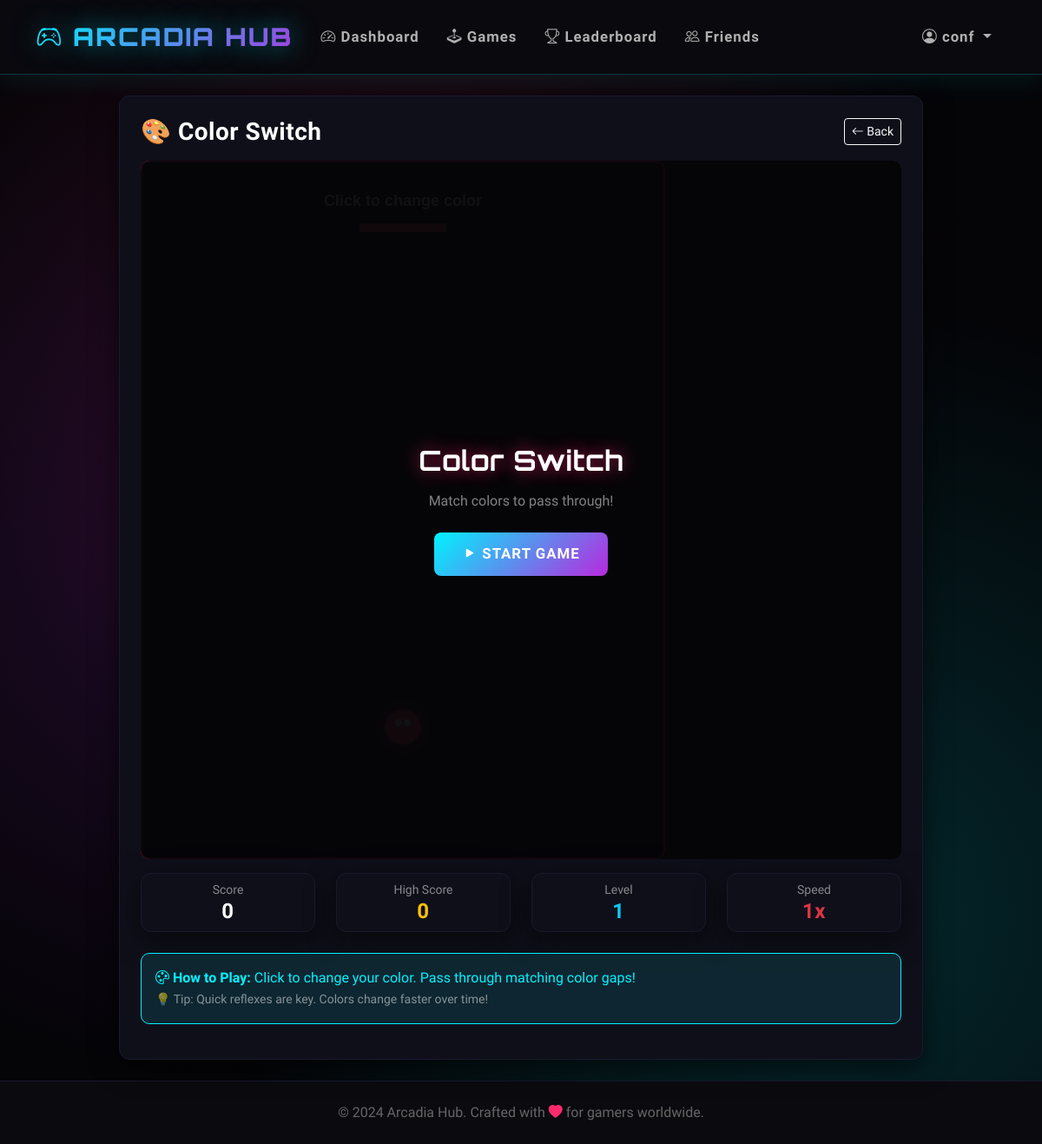
Screenshot of /game/colorswitch (signed in) with the database file from the repository.
### tables this page shows
CREATE TABLE users (user_id INTEGER PRIMARY KEY AUTOINCREMENT, username TEXT UNIQUE NOT NULL, password_hash TEXT NOT NULL, email TEXT UNIQUE NOT NULL, created_at TIMESTAMP DEFAULT CURRENT_TIMESTAMP, last_login DATE, streak INTEGER DEFAULT 0, coins INTEGER DEFAULT 100, total_games_played INTEGER DEFAULT 0, total_score INTEGER DEFAULT 0, avatar_config TEXT, settings_config TEXT DEFAULT '{"theme": "dark", "sound": true, "notifications": true}', xp INTEGER DEFAULT 0, player_level INTEGER DEFAULT 1);

CREATE TABLE games (game_id INTEGER PRIMARY KEY AUTOINCREMENT, game_key TEXT UNIQUE NOT NULL, name TEXT NOT NULL, category TEXT, difficulty TEXT, play_count INTEGER DEFAULT 0, icon TEXT, color TEXT);

### app.py (the view)
@app.route('/game/<game_key>')
@login_required
def play_game(game_key):
    game = db.fetch_one("SELECT * FROM games WHERE game_key = ?", (game_key,))
    if not game:
        flash('Game not found', 'danger')
        return redirect(url_for('games'))
    return render_template(f'games/{game_key}.html', game=game)

### app.py (called while the page is built)
def login_required(f):
    @wraps(f)
    def decorated_function(*args, **kwargs):
        if 'user_id' not in session:
            flash('Please log in to access this page', 'warning')
            return redirect(url_for('login'))
        session.permanent = True
        return f(*args, **kwargs)
    return decorated_function

@app.before_request
def load_user():
    if 'user_id' in session:
        user = db.fetch_one("SELECT * FROM users WHERE user_id = ?", (session['user_id'],))
        if user:
            session.permanent = True

    def fetch_one(self, query, params=()):
        try:
            self.cursor.execute(query, params)
            return self.cursor.fetchone()
        except Exception as e:
            logger.error(f"Database fetch_one error: {e}\nQuery: {query}")
            raise

### templates/games/colorswitch.html (shortened to what this page needs)
{% extends "base.html" %}
{% block content %}
<div class="row justify-content-center">
    <div class="col-md-10">
        <div class="card p-4">
            <div class="d-flex justify-content-between align-items-center mb-3">
                <h3 class="text-white mb-0">{{ game.icon }} {{ game.name }}</h3>
                <a href="{{ url_for('games') }}" class="btn btn-sm btn-outline-light">
                    <i class="bi bi-arrow-left"></i> Back
                </a>
            </div>
            <div class="text-center mb-3 position-relative">
                <div id="gameOverlay" class="position-absolute top-0 start-0 w-100 h-100 d-flex flex-column align-items-center justify-content-center" style="background: rgba(5,5,8,0.95); border-radius: 10px; z-index: 10;">
                    <h2 class="text-white mb-3" id="overlayTitle" style="font-family: 'Orbitron', sans-serif; text-shadow: 0 0 20px rgba(233,30,99,0.8);">Color Switch</h2>
                    <p class="text-white-50 mb-4" id="overlaySubtitle">Match colors to pass through!</p>
                    <button id="startBtn" class="btn btn-accent btn-lg pulse-glow">
                        <i class="bi bi-play-fill"></i> Start Game
                    </button>
                </div>
            </div>
            <div class="row mb-3">
                <div class="col-md-3 col-6 mb-2">
                    <div class="card bg-dark border-secondary p-2 text-center">
                        <small class="text-white-50">Score</small>
                        <h4 class="text-white mb-0" id="currentScore">0</h4>
                    </div>
                </div>
                <div class="col-md-3 col-6 mb-2">
                    <div class="card bg-dark border-secondary p-2 text-center">
                        <small class="text-white-50">High Score</small>
                        <h4 class="text-warning mb-0" id="highScore">0</h4>
                    </div>
                </div>
                <div class="col-md-3 col-6 mb-2">
                    <div class="card bg-dark border-secondary p-2 text-center">
                        <small class="text-white-50">Level</small>
                        <h4 class="text-info mb-0" id="level">1</h4>
                    </div>
                </div>
                <div class="col-md-3 col-6 mb-2">
                    <div class="card bg-dark border-secondary p-2 text-center">
                        <small class="text-white-50">Speed</small>
                        <h4 class="text-danger mb-0" id="speed">1x</h4>
                    </div>
                </div>
            </div>
            <div class="alert alert-info">
                <strong><i class="bi bi-palette"></i> How to Play:</strong> Click to change your color. Pass through matching color gaps!
                <br><small class="text-white-50">💡 Tip: Quick reflexes are key. Colors change faster over time!</small>
            </div>
        </div>
    </div>
</div>
{% endblock %}

### templates/base.html (shortened to what this page needs)
<!DOCTYPE html>
<html lang="en" data-bs-theme="dark">
<head>
    <link href="https://cdn.jsdelivr.net/npm/bootstrap@5.3.0/dist/css/bootstrap.min.css" rel="stylesheet">
    <link rel="stylesheet" href="https://cdn.jsdelivr.net/npm/bootstrap-icons@1.10.0/font/bootstrap-icons.css">
</head>
<body>
    <nav class="navbar navbar-expand-lg navbar-dark sticky-top">
        <div class="container">
            <a class="navbar-brand" href="{{ url_for('dashboard') }}">
                <i class="bi bi-controller"></i> ARCADIA HUB
            </a>
            {% if session.user_id %}
            <div class="collapse navbar-collapse" id="navbarNav">
                <ul class="navbar-nav me-auto">
                    <li class="nav-item">
                        <a class="nav-link" href="{{ url_for('dashboard') }}">
                            <i class="bi bi-speedometer2"></i> Dashboard
                        </a>
                    </li>
                    <li class="nav-item">
                        <a class="nav-link" href="{{ url_for('games') }}">
                            <i class="bi bi-joystick"></i> Games
                        </a>
                    </li>
                    <li class="nav-item">
                        <a class="nav-link" href="{{ url_for('leaderboard') }}">
                            <i class="bi bi-trophy"></i> Leaderboard
                        </a>
                    </li>
                    <li class="nav-item">
                        <a class="nav-link" href="{{ url_for('friends') }}">
                            <i class="bi bi-people"></i> Friends
                        </a>
                    </li>
                </ul>
                <ul class="navbar-nav">
                    <li class="nav-item dropdown">
                        <a class="nav-link dropdown-toggle" href="#" role="button" data-bs-toggle="dropdown">
                            <i class="bi bi-person-circle"></i> {{ session.username }}
                        </a>
                    </li>
                </ul>
            </div>
            {% endif %}
        </div>
    </nav>
    <main class="py-4">
        <div class="container">
            {% block content %}{% endblock %}
        </div>
    </main>
    <footer class="py-4 mt-auto">
        <div class="container text-center">
            <p class="mb-0" style="color: #666;">
                &copy; 2024 Arcadia Hub. Crafted with <i class="bi bi-heart-fill" style="color: var(--neon-pink);"></i> for gamers worldwide.
            </p>
        </div>
    </footer>
</body>
</html>

### templates/base.html (style rules this page uses)
* { margin: 0; padding: 0; box-sizing: border-box; }
:root { --neon-blue: #00f3ff; --neon-purple: #b829dd; --neon-pink: #ff2a6d; --neon-green: #05ffa1; --dark-bg: #0a0a0f; --darker-bg: #050508; --card-bg: #0f0f1a; --card-border: #1a1a2e; }
body { min-height: 100vh; background: var(--darker-bg); font-family: 'Rajdhani', sans-serif; color: #e0e0e0; overflow-x: hidden; }
body::before { content: ''; position: fixed; top: 0; left: 0; width: 100%; height: 100%; background: radial-gradient(circle at 20% 50%, rgba(184, 41, 221, 0.15) 0%, transparent 50%), radial-gradient(circle at 80% 80%, rgba(0, 243, 255, 0.15) 0%, transparent 50%), radial-gradient(circle at 40% 20%, rgba(255, 42, 109, 0.1) 0%, transparent 50%); pointer-events: none; z-index: -1; }
.navbar { background: rgba(10, 10, 15, 0.95) !important; backdrop-filter: blur(20px); border-bottom: 1px solid rgba(0, 243, 255, 0.2); box-shadow: 0 4px 30px rgba(0, 243, 255, 0.1); padding: 1rem 0; }
.navbar-brand { font-family: 'Orbitron', sans-serif; font-weight: 900; font-size: 1.8rem; background: linear-gradient(135deg, var(--neon-blue), var(--neon-purple)); -webkit-background-clip: text; -webkit-text-fill-color: transparent; background-clip: text; text-shadow: 0 0 30px rgba(0, 243, 255, 0.5); letter-spacing: 2px; }
.nav-link { font-weight: 600; font-size: 1.05rem; letter-spacing: 1px; color: #b0b0b0 !important; transition: all 0.3s ease; position: relative; padding: 0.5rem 1rem !important; }
.nav-link::before { content: ''; position: absolute; bottom: 0; left: 50%; transform: translateX(-50%); width: 0; height: 2px; background: linear-gradient(90deg, var(--neon-blue), var(--neon-purple)); transition: width 0.3s ease; }
.card { background: var(--card-bg) !important; border: 1px solid var(--card-border) !important; border-radius: 12px; box-shadow: 0 8px 32px rgba(0, 0, 0, 0.6); transition: all 0.3s ease; position: relative; overflow: hidden; }
.card::before { content: ''; position: absolute; top: 0; left: 0; right: 0; height: 2px; background: linear-gradient(90deg, transparent, var(--neon-blue), var(--neon-purple), transparent); opacity: 0; transition: opacity 0.3s ease; }
.btn-accent { background: linear-gradient(135deg, var(--neon-blue), var(--neon-purple)); border: none; color: white; padding: 12px 32px; border-radius: 8px; font-weight: 700; font-size: 1.05rem; letter-spacing: 1px; transition: all 0.3s ease; position: relative; overflow: hidden; text-transform: uppercase; }
.btn-accent::before { content: ''; position: absolute; top: 50%; left: 50%; width: 0; height: 0; border-radius: 50%; background: rgba(255, 255, 255, 0.2); transform: translate(-50%, -50%); transition: width 0.6s, height 0.6s; }
.alert { border-radius: 10px; border: 1px solid; }
.alert-info { background: rgba(0, 243, 255, 0.1); border-color: var(--neon-blue); color: var(--neon-blue); }
footer { background: var(--dark-bg); border-top: 1px solid var(--card-border); }
.pulse-glow { animation: pulse-glow 2s ease-in-out infinite; }
h1, h2, h3, h4, h5, h6 { font-family: 'Rajdhani', sans-serif; font-weight: 700; letter-spacing: 0.5px; }

### rows the page displays
users: username "conf"
games: icon "🎨", name "Color Switch"
